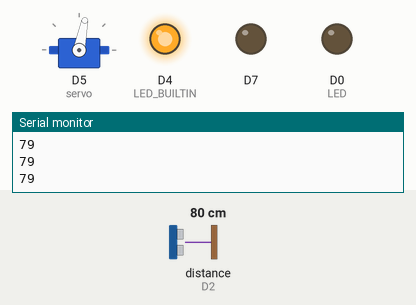
The sketch below on a simulated ESP8266 (NodeMCU). On the bench: servo, output pins drawn as LEDs (lit = HIGH, except the on-board LED, lit = LOW), the last lines printed to the serial monitor. Wiring (inferred from the names in the program): ultrasonic range finder: trigger D1; echo D2. The inputs (shaded band) are chosen by the test bench; at power-on: distance to the obstacle (sensor on D2) 80 cm. The echo pulse lasts 58.3 µs per cm; pins used as bus, display or sensor lines are not drawn.

Above: at 2.9 s.
3.0 s: distance to the obstacle (sensor on D2) set to 35 cm
At 3.4 s:
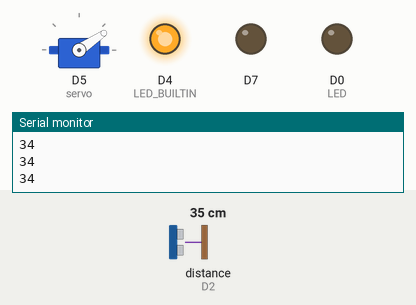
4.5 s: distance to the obstacle (sensor on D2) set to 60 cm
At 5.7 s:
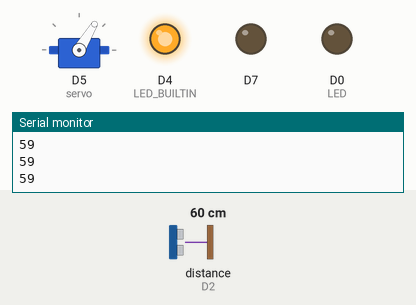
6.0 s: distance to the obstacle (sensor on D2) set to 120 cm
At 7.1 s:
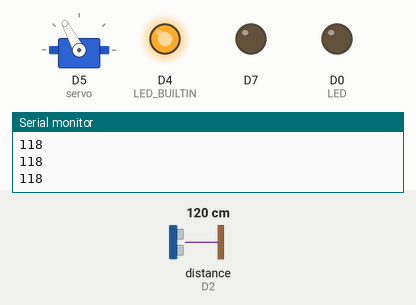
Timing chart, 0 to 9.0 s (numbered marks = the images above; inputs shaded):
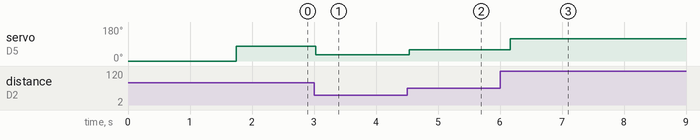

Measured:
- after the input at 3.0 s, servo on D5 (servo): 79° → 34° at once
- after the input at 4.5 s, servo on D5 (servo): 34° → 59° at once
- after the input at 6.0 s, servo on D5 (servo): 59° → 118° after 0.17 s

The sketch:

Ultimate_project.ino
```cpp
#include <Servo.h>

Servo servo;

const int trigPin = 5;  //D1
const int echoPin = 4;  //D2
#define LED D0
// defines variables
long duration;
int distance;
#include <SoftwareSerial.h>

SoftwareSerial mp3(0, 2);

static uint8_t cmdbuf[8] = {0};

void command(int8_t cmd, int16_t dat)
{
  delay(20);

  cmdbuf[0] = 0x7e;
  cmdbuf[1] = 0xFF;
  cmdbuf[2] = 0x06;
  cmdbuf[3] = cmd;
  cmdbuf[4] = 0x00;
  cmdbuf[5] = (int8_t)(dat >> 8);
  cmdbuf[6] = (int8_t)(dat);
  cmdbuf[7] = 0xef;

  for (uint8_t i = 0; i < 8; i++)
  {
    mp3.write(cmdbuf[i]);
  }
}
void setup() {
servo.attach(14);  //D5
servo.write(0);
pinMode(trigPin, OUTPUT); // Sets the trigPin as an Output
pinMode(echoPin, INPUT); // Sets the echoPin as an Input
pinMode(LED, OUTPUT);
pinMode(13, OUTPUT);
pinMode(LED_BUILTIN, OUTPUT);
Serial.begin(9600); // Starts the serial communication
mp3.begin(9600);
delay(1500);
command(0x09, 0x0002);
delay(200);
command(0x03,0x0004);

}

void loop() {
//measure distance
digitalWrite(trigPin, LOW);
delayMicroseconds(2);
digitalWrite(trigPin, HIGH);
delayMicroseconds(10);
digitalWrite(trigPin, LOW);
duration = pulseIn(echoPin, HIGH);
distance= duration*0.034/2;
Serial.println(distance);
if(distance<= 180){
  servo.write(distance);
  delay(distance);
}
delay(100);
}
```
